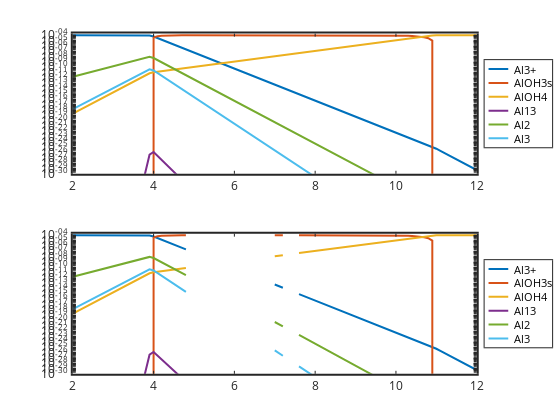

This figure's notebook cell:
### Code cell
subplot(211)
semilogy(pH,Alp3,'linewidth',2,pH,AlLOH3Rs,'linewidth',2,pH,AlLOHR4m,'linewidth',2, ...
pH,Al13LOHR32p7,'linewidth',2,pH,Al2,'linewidth',2,pH,Al3,'linewidth',2)
 set(gca,'linewidth',2,'fontsize',12)
legend('Al3+','AlOH3s','AlOH4','Al13','Al2','Al3','location','eastoutside')
axis([2 12 1e-30 2e-4])

subplot(212)
semilogy(pH,PAlp3,'linewidth',2,pH,PAlLOH3Rs,'linewidth',2,pH,PAlLOHR4m,'linewidth',2, ...
pH,PAl13LOHR32p7,'linewidth',2,pH,PAl2,'linewidth',2,pH,PAl3,'linewidth',2)
set(gca,'linewidth',2,'fontsize',12)
legend('Al3+','AlOH3s','AlOH4','Al13','Al2','Al3','location','eastoutside')
axis([2 12 1e-30 2e-4])

### Figure 1 — Plotly figure (JSON) as saved in the notebook; plotly's stock layout.template omitted (floating-point values rounded to 4 significant figures; data arrays with more than 128 entries replaced by an {"elided": "..."} marker saying what was removed)
{"data": [{"line": {"color": "rgb(0,113,188)", "dash": "solid", "width": 2}, "marker": {"color": "rgb(0,113,188)", "line": {"color": "rgb(0,113,188)"}, "size": 6, "symbol": "none"}, "mode": "lines", "name": "Al3+", "showlegend": true, "type": "scatter", "visibility": true, "x": [2, 2.1, 2.2, 2.3, 2.4, 2.5, 2.6, 2.7, 2.8, 2.9, 3, 3.1, 3.2, 3.3, 3.4, 3.5, 3.6, 3.7, 3.8, 3.9, 4, 4.1, 4.2, 4.3, 4.4, 4.5, 4.6, 4.7, 4.8, 4.9, 5, 5.1, 5.2, 5.3, 5.4, 5.5, 5.6, 5.7, 5.8, 5.9, 6, 6.1, 6.2, 6.3, 6.4, 6.5, 6.6, 6.7, 6.8, 6.9, 7, 7.1, 7.2, 7.3, 7.4, 7.5, 7.6, 7.7, 7.8, 7.9, 8, 8.1, 8.2, 8.3, 8.4, 8.5, 8.6, 8.7, 8.8, 8.9, 9, 9.1, 9.2, 9.3, 9.4, 9.5, 9.6, 9.7, 9.8, 9.9, 10, 10.1, 10.2, 10.3, 10.4, 10.5, 10.6, 10.7, 10.8, 10.9, 11, 11.1, 11.2, 11.3, 11.4, 11.5, 11.6, 11.7, 11.8, 11.9, 12], "xaxis": "x", "y": [9.989e-05, 9.986e-05, 9.983e-05, 9.978e-05, 9.972e-05, 9.965e-05, 9.956e-05, 9.945e-05, 9.931e-05, 9.913e-05, 9.891e-05, 9.862e-05, 9.827e-05, 9.783e-05, 9.729e-05, 9.66e-05, 9.575e-05, 9.469e-05, 9.339e-05, 9.179e-05, 5.702e-05, 2.858e-05, 1.432e-05, 7.178e-06, 3.597e-06, 1.803e-06, 9.036e-07, 4.529e-07, 2.27e-07, 1.138e-07, 5.702e-08, 2.858e-08, 1.432e-08, 7.178e-09, 3.597e-09, 1.803e-09, 9.036e-10, 4.529e-10, 2.27e-10, 1.138e-10, 5.702e-11, 2.858e-11, 1.432e-11, 7.178e-12, 3.597e-12, 1.803e-12, 9.036e-13, 4.529e-13, 2.27e-13, 1.138e-13, 5.702e-14, 2.858e-14, 1.432e-14, 7.178e-15, 3.597e-15, 1.803e-15, 9.036e-16, 4.529e-16, 2.27e-16, 1.138e-16, 5.702e-17, 2.858e-17, 1.432e-17, 7.178e-18, 3.597e-18, 1.803e-18, 9.036e-19, 4.529e-19, 2.27e-19, 1.138e-19, 5.702e-20, 2.858e-20, 1.432e-20, 7.178e-21, 3.597e-21, 1.803e-21, 9.036e-22, 4.529e-22, 2.27e-22, 1.138e-22, 5.702e-23, 2.858e-23, 1.432e-23, 7.178e-24, 3.597e-24, 1.803e-24, 9.036e-25, 4.529e-25, 2.27e-25, 1.138e-25, 5.012e-26, 1.995e-26, 7.943e-27, 3.162e-27, 1.259e-27, 5.012e-28, 1.995e-28, 7.943e-29, 3.162e-29, 1.259e-29, 5.012e-30], "yaxis": "y"}, {"line": {"color": "rgb(216,82,24)", "dash": "solid", "width": 2}, "marker": {"color": "rgb(216,82,24)", "line": {"color": "rgb(216,82,24)"}, "size": 6, "symbol": "none"}, "mode": "lines", "name": "AlOH3s", "showlegend": true, "type": "scatter", "visibility": true, "x": [2, 2.1, 2.2, 2.3, 2.4, 2.5, 2.6, 2.7, 2.8, 2.9, 3, 3.1, 3.2, 3.3, 3.4, 3.5, 3.6, 3.7, 3.8, 3.9, 4, 4.1, 4.2, 4.3, 4.4, 4.5, 4.6, 4.7, 4.8, 4.9, 5, 5.1, 5.2, 5.3, 5.4, 5.5, 5.6, 5.7, 5.8, 5.9, 6, 6.1, 6.2, 6.3, 6.4, 6.5, 6.6, 6.7, 6.8, 6.9, 7, 7.1, 7.2, 7.3, 7.4, 7.5, 7.6, 7.7, 7.8, 7.9, 8, 8.1, 8.2, 8.3, 8.4, 8.5, 8.6, 8.7, 8.8, 8.9, 9, 9.1, 9.2, 9.3, 9.4, 9.5, 9.6, 9.7, 9.8, 9.9, 10, 10.1, 10.2, 10.3, 10.4, 10.5, 10.6, 10.7, 10.8, 10.9, 11, 11.1, 11.2, 11.3, 11.4, 11.5, 11.6, 11.7, 11.8, 11.9, 12], "xaxis": "x", "y": [0, 0, 0, 0, 0, 0, 0, 0, 0, 0, 0, 0, 0, 0, 0, 0, 0, 0, 0, 0, 3.653e-05, 6.733e-05, 8.308e-05, 9.117e-05, 9.535e-05, 9.752e-05, 9.866e-05, 9.927e-05, 9.959e-05, 9.977e-05, 9.987e-05, 9.992e-05, 9.995e-05, 9.997e-05, 9.998e-05, 9.999e-05, 9.999e-05, 9.999e-05, 0.0001, 0.0001, 0.0001, 0.0001, 0.0001, 0.0001, 0.0001, 0.0001, 0.0001, 9.999e-05, 9.999e-05, 9.999e-05, 9.999e-05, 9.999e-05, 9.998e-05, 9.998e-05, 9.997e-05, 9.996e-05, 9.995e-05, 9.994e-05, 9.993e-05, 9.991e-05, 9.989e-05, 9.986e-05, 9.982e-05, 9.977e-05, 9.971e-05, 9.964e-05, 9.955e-05, 9.943e-05, 9.928e-05, 9.91e-05, 9.886e-05, 9.857e-05, 9.82e-05, 9.773e-05, 9.714e-05, 9.64e-05, 9.547e-05, 9.43e-05, 9.282e-05, 9.096e-05, 8.862e-05, 8.568e-05, 8.197e-05, 7.73e-05, 7.142e-05, 6.403e-05, 5.471e-05, 4.298e-05, 2.822e-05, 9.635e-06, 0, 0, 0, 0, 0, 0, 0, 0, 0, 0, 0], "yaxis": "y"}, {"line": {"color": "rgb(236,176,31)", "dash": "solid", "width": 2}, "marker": {"color": "rgb(236,176,31)", "line": {"color": "rgb(236,176,31)"}, "size": 6, "symbol": "none"}, "mode": "lines", "name": "AlOH4", "showlegend": true, "type": "scatter", "visibility": true, "x": [2, 2.1, 2.2, 2.3, 2.4, 2.5, 2.6, 2.7, 2.8, 2.9, 3, 3.1, 3.2, 3.3, 3.4, 3.5, 3.6, 3.7, 3.8, 3.9, 4, 4.1, 4.2, 4.3, 4.4, 4.5, 4.6, 4.7, 4.8, 4.9, 5, 5.1, 5.2, 5.3, 5.4, 5.5, 5.6, 5.7, 5.8, 5.9, 6, 6.1, 6.2, 6.3, 6.4, 6.5, 6.6, 6.7, 6.8, 6.9, 7, 7.1, 7.2, 7.3, 7.4, 7.5, 7.6, 7.7, 7.8, 7.9, 8, 8.1, 8.2, 8.3, 8.4, 8.5, 8.6, 8.7, 8.8, 8.9, 9, 9.1, 9.2, 9.3, 9.4, 9.5, 9.6, 9.7, 9.8, 9.9, 10, 10.1, 10.2, 10.3, 10.4, 10.5, 10.6, 10.7, 10.8, 10.9, 11, 11.1, 11.2, 11.3, 11.4, 11.5, 11.6, 11.7, 11.8, 11.9, 12], "xaxis": "x", "y": [1.993e-19, 5.005e-19, 1.257e-18, 3.155e-18, 7.921e-18, 1.988e-17, 4.99e-17, 1.252e-16, 3.14e-16, 7.874e-16, 1.973e-15, 4.943e-15, 1.237e-14, 3.094e-14, 7.728e-14, 1.927e-13, 4.799e-13, 1.192e-12, 2.953e-12, 7.291e-12, 1.138e-11, 1.432e-11, 1.803e-11, 2.27e-11, 2.858e-11, 3.597e-11, 4.529e-11, 5.702e-11, 7.178e-11, 9.036e-11, 1.138e-10, 1.432e-10, 1.803e-10, 2.27e-10, 2.858e-10, 3.597e-10, 4.529e-10, 5.702e-10, 7.178e-10, 9.036e-10, 1.138e-09, 1.432e-09, 1.803e-09, 2.27e-09, 2.858e-09, 3.597e-09, 4.529e-09, 5.702e-09, 7.178e-09, 9.036e-09, 1.138e-08, 1.432e-08, 1.803e-08, 2.27e-08, 2.858e-08, 3.597e-08, 4.529e-08, 5.702e-08, 7.178e-08, 9.036e-08, 1.138e-07, 1.432e-07, 1.803e-07, 2.27e-07, 2.858e-07, 3.597e-07, 4.529e-07, 5.702e-07, 7.178e-07, 9.036e-07, 1.138e-06, 1.432e-06, 1.803e-06, 2.27e-06, 2.858e-06, 3.597e-06, 4.529e-06, 5.702e-06, 7.178e-06, 9.036e-06, 1.138e-05, 1.432e-05, 1.803e-05, 2.27e-05, 2.858e-05, 3.597e-05, 4.529e-05, 5.702e-05, 7.178e-05, 9.036e-05, 0.0001, 0.0001, 0.0001, 0.0001, 0.0001, 0.0001, 0.0001, 0.0001, 0.0001, 0.0001, 0.0001], "yaxis": "y"}, {"line": {"color": "rgb(125,46,141)", "dash": "solid", "width": 2}, "marker": {"color": "rgb(125,46,141)", "line": {"color": "rgb(125,46,141)"}, "size": 6, "symbol": "none"}, "mode": "lines", "name": "Al13", "showlegend": true, "type": "scatter", "visibility": true, "x": [2, 2.1, 2.2, 2.3, 2.4, 2.5, 2.6, 2.7, 2.8, 2.9, 3, 3.1, 3.2, 3.3, 3.4, 3.5, 3.6, 3.7, 3.8, 3.9, 4, 4.1, 4.2, 4.3, 4.4, 4.5, 4.6, 4.7, 4.8, 4.9, 5, 5.1, 5.2, 5.3, 5.4, 5.5, 5.6, 5.7, 5.8, 5.9, 6, 6.1, 6.2, 6.3, 6.4, 6.5, 6.6, 6.7, 6.8, 6.9, 7, 7.1, 7.2, 7.3, 7.4, 7.5, 7.6, 7.7, 7.8, 7.9, 8, 8.1, 8.2, 8.3, 8.4, 8.5, 8.6, 8.7, 8.8, 8.9, 9, 9.1, 9.2, 9.3, 9.4, 9.5, 9.6, 9.7, 9.8, 9.9, 10, 10.1, 10.2, 10.3, 10.4, 10.5, 10.6, 10.7, 10.8, 10.9, 11, 11.1, 11.2, 11.3, 11.4, 11.5, 11.6, 11.7, 11.8, 11.9, 12], "xaxis": "x", "y": [1.836e-87, 2.898e-84, 4.572e-81, 7.204e-78, 1.133e-74, 1.78e-71, 2.788e-68, 4.353e-65, 6.773e-62, 1.049e-58, 1.614e-55, 2.465e-52, 3.73e-49, 5.577e-46, 8.215e-43, 1.188e-39, 1.678e-36, 2.302e-33, 3.047e-30, 3.856e-27, 1.253e-26, 2.5e-27, 4.989e-28, 9.954e-29, 1.986e-29, 3.963e-30, 7.907e-31, 1.578e-31, 3.148e-32, 6.281e-33, 1.253e-33, 2.5e-34, 4.989e-35, 9.954e-36, 1.986e-36, 3.963e-37, 7.907e-38, 1.578e-38, 3.148e-39, 6.281e-40, 1.253e-40, 2.5e-41, 4.989e-42, 9.954e-43, 1.986e-43, 3.963e-44, 7.907e-45, 1.578e-45, 3.148e-46, 6.281e-47, 1.253e-47, 2.5e-48, 4.989e-49, 9.954e-50, 1.986e-50, 3.963e-51, 7.907e-52, 1.578e-52, 3.148e-53, 6.281e-54, 1.253e-54, 2.5e-55, 4.989e-56, 9.954e-57, 1.986e-57, 3.963e-58, 7.907e-59, 1.578e-59, 3.148e-60, 6.281e-61, 1.253e-61, 2.5e-62, 4.989e-63, 9.954e-64, 1.986e-64, 3.963e-65, 7.907e-66, 1.578e-66, 3.148e-67, 6.281e-68, 1.253e-68, 2.5e-69, 4.989e-70, 9.954e-71, 1.986e-71, 3.963e-72, 7.907e-73, 1.578e-73, 3.148e-74, 6.281e-75, 2.344e-76, 2.344e-78, 2.344e-80, 2.344e-82, 2.344e-84, 2.344e-86, 2.344e-88, 2.344e-90, 2.344e-92, 2.344e-94, 2.344e-96], "yaxis": "y"}, {"line": {"color": "rgb(118,171,47)", "dash": "solid", "width": 2}, "marker": {"color": "rgb(118,171,47)", "line": {"color": "rgb(118,171,47)"}, "size": 6, "symbol": "none"}, "mode": "lines", "name": "Al2", "showlegend": true, "type": "scatter", "visibility": true, "x": [2, 2.1, 2.2, 2.3, 2.4, 2.5, 2.6, 2.7, 2.8, 2.9, 3, 3.1, 3.2, 3.3, 3.4, 3.5, 3.6, 3.7, 3.8, 3.9, 4, 4.1, 4.2, 4.3, 4.4, 4.5, 4.6, 4.7, 4.8, 4.9, 5, 5.1, 5.2, 5.3, 5.4, 5.5, 5.6, 5.7, 5.8, 5.9, 6, 6.1, 6.2, 6.3, 6.4, 6.5, 6.6, 6.7, 6.8, 6.9, 7, 7.1, 7.2, 7.3, 7.4, 7.5, 7.6, 7.7, 7.8, 7.9, 8, 8.1, 8.2, 8.3, 8.4, 8.5, 8.6, 8.7, 8.8, 8.9, 9, 9.1, 9.2, 9.3, 9.4, 9.5, 9.6, 9.7, 9.8, 9.9, 10, 10.1, 10.2, 10.3, 10.4, 10.5, 10.6, 10.7, 10.8, 10.9, 11, 11.1, 11.2, 11.3, 11.4, 11.5, 11.6, 11.7, 11.8, 11.9, 12], "xaxis": "x", "y": [1.617e-12, 2.562e-12, 4.058e-12, 6.425e-12, 1.017e-11, 1.61e-11, 2.547e-11, 4.027e-11, 6.364e-11, 1.005e-10, 1.586e-10, 2.499e-10, 3.933e-10, 6.177e-10, 9.68e-10, 1.513e-09, 2.355e-09, 3.651e-09, 5.629e-09, 8.617e-09, 5.27e-09, 2.098e-09, 8.352e-10, 3.325e-10, 1.324e-10, 5.27e-11, 2.098e-11, 8.352e-12, 3.325e-12, 1.324e-12, 5.27e-13, 2.098e-13, 8.352e-14, 3.325e-14, 1.324e-14, 5.27e-15, 2.098e-15, 8.352e-16, 3.325e-16, 1.324e-16, 5.27e-17, 2.098e-17, 8.352e-18, 3.325e-18, 1.324e-18, 5.27e-19, 2.098e-19, 8.352e-20, 3.325e-20, 1.324e-20, 5.27e-21, 2.098e-21, 8.352e-22, 3.325e-22, 1.324e-22, 5.27e-23, 2.098e-23, 8.352e-24, 3.325e-24, 1.324e-24, 5.27e-25, 2.098e-25, 8.352e-26, 3.325e-26, 1.324e-26, 5.27e-27, 2.098e-27, 8.352e-28, 3.325e-28, 1.324e-28, 5.27e-29, 2.098e-29, 8.352e-30, 3.325e-30, 1.324e-30, 5.27e-31, 2.098e-31, 8.352e-32, 3.325e-32, 1.324e-32, 5.27e-33, 2.098e-33, 8.352e-34, 3.325e-34, 1.324e-34, 5.27e-35, 2.098e-35, 8.352e-36, 3.325e-36, 1.324e-36, 4.072e-37, 1.023e-37, 2.569e-38, 6.454e-39, 1.621e-39, 4.072e-40, 1.023e-40, 2.569e-41, 6.454e-42, 1.621e-42, 4.072e-43], "yaxis": "y"}, {"line": {"color": "rgb(76,189,237)", "dash": "solid", "width": 2}, "marker": {"color": "rgb(76,189,237)", "line": {"color": "rgb(76,189,237)"}, "size": 6, "symbol": "none"}, "mode": "lines", "name": "Al3", "showlegend": true, "type": "scatter", "visibility": true, "x": [2, 2.1, 2.2, 2.3, 2.4, 2.5, 2.6, 2.7, 2.8, 2.9, 3, 3.1, 3.2, 3.3, 3.4, 3.5, 3.6, 3.7, 3.8, 3.9, 4, 4.1, 4.2, 4.3, 4.4, 4.5, 4.6, 4.7, 4.8, 4.9, 5, 5.1, 5.2, 5.3, 5.4, 5.5, 5.6, 5.7, 5.8, 5.9, 6, 6.1, 6.2, 6.3, 6.4, 6.5, 6.6, 6.7, 6.8, 6.9, 7, 7.1, 7.2, 7.3, 7.4, 7.5, 7.6, 7.7, 7.8, 7.9, 8, 8.1, 8.2, 8.3, 8.4, 8.5, 8.6, 8.7, 8.8, 8.9, 9, 9.1, 9.2, 9.3, 9.4, 9.5, 9.6, 9.7, 9.8, 9.9, 10, 10.1, 10.2, 10.3, 10.4, 10.5, 10.6, 10.7, 10.8, 10.9, 11, 11.1, 11.2, 11.3, 11.4, 11.5, 11.6, 11.7, 11.8, 11.9, 12], "xaxis": "x", "y": [1.313e-18, 3.295e-18, 8.268e-18, 2.074e-17, 5.201e-17, 1.304e-16, 3.266e-16, 8.175e-16, 2.045e-15, 5.109e-15, 1.275e-14, 3.174e-14, 7.889e-14, 1.955e-13, 4.829e-13, 1.188e-12, 2.905e-12, 7.058e-12, 1.701e-11, 4.056e-11, 2.442e-11, 7.721e-12, 2.442e-12, 7.721e-13, 2.442e-13, 7.721e-14, 2.442e-14, 7.721e-15, 2.442e-15, 7.721e-16, 2.442e-16, 7.721e-17, 2.442e-17, 7.721e-18, 2.442e-18, 7.721e-19, 2.442e-19, 7.721e-20, 2.442e-20, 7.721e-21, 2.442e-21, 7.721e-22, 2.442e-22, 7.721e-23, 2.442e-23, 7.721e-24, 2.442e-24, 7.721e-25, 2.442e-25, 7.721e-26, 2.442e-26, 7.721e-27, 2.442e-27, 7.721e-28, 2.442e-28, 7.721e-29, 2.442e-29, 7.721e-30, 2.442e-30, 7.721e-31, 2.442e-31, 7.721e-32, 2.442e-32, 7.721e-33, 2.442e-33, 7.721e-34, 2.442e-34, 7.721e-35, 2.442e-35, 7.721e-36, 2.442e-36, 7.721e-37, 2.442e-37, 7.721e-38, 2.442e-38, 7.721e-39, 2.442e-39, 7.721e-40, 2.442e-40, 7.721e-41, 2.442e-41, 7.721e-42, 2.442e-42, 7.721e-43, 2.442e-43, 7.721e-44, 2.442e-44, 7.721e-45, 2.442e-45, 7.721e-46, 1.658e-46, 2.628e-47, 4.166e-48, 6.602e-49, 1.046e-49, 1.658e-50, 2.628e-51, 4.166e-52, 6.602e-53, 1.046e-53, 1.658e-54], "yaxis": "y"}, {"hoverinfo": "none", "line": {"color": "rgb(0,113,188)", "dash": "solid", "width": 2}, "marker": {"color": "rgb(0,113,188)", "line": {"color": "rgb(0,113,188)"}, "size": 6, "symbol": "none"}, "mode": "lines", "name": "", "showlegend": false, "type": "scatter", "visibility": true, "x": [3, 18], "xaxis": "x2", "y": [6.78, 6.78], "yaxis": "y2"}, {"hoverinfo": "none", "line": {"color": "rgb(216,82,24)", "dash": "solid", "width": 2}, "marker": {"color": "rgb(216,82,24)", "line": {"color": "rgb(216,82,24)"}, "size": 6, "symbol": "none"}, "mode": "lines", "name": "", "showlegend": false, "type": "scatter", "visibility": true, "x": [3, 18], "xaxis": "x2", "y": [17.34, 17.34], "yaxis": "y2"}, {"hoverinfo": "none", "line": {"color": "rgb(236,176,31)", "dash": "solid", "width": 2}, "marker": {"color": "rgb(236,176,31)", "line": {"color": "rgb(236,176,31)"}, "size": 6, "symbol": "none"}, "mode": "lines", "name": "", "showlegend": false, "type": "scatter", "visibility": true, "x": [3, 18], "xaxis": "x2", "y": [27.9, 27.9], "yaxis": "y2"}, {"hoverinfo": "none", "line": {"color": "rgb(125,46,141)", "dash": "solid", "width": 2}, "marker": {"color": "rgb(125,46,141)", "line": {"color": "rgb(125,46,141)"}, "size": 6, "symbol": "none"}, "mode": "lines", "name": "", "showlegend": false, "type": "scatter", "visibility": true, "x": [3, 18], "xaxis": "x2", "y": [38.46, 38.46], "yaxis": "y2"}, {"hoverinfo": "none", "line": {"color": "rgb(118,171,47)", "dash": "solid", "width": 2}, "marker": {"color": "rgb(118,171,47)", "line": {"color": "rgb(118,171,47)"}, "size": 6, "symbol": "none"}, "mode": "lines", "name": "", "showlegend": false, "type": "scatter", "visibility": true, "x": [3, 18], "xaxis": "x2", "y": [49.02, 49.02], "yaxis": "y2"}, {"hoverinfo": "none", "line": {"color": "rgb(76,189,237)", "dash": "solid", "width": 2}, "marker": {"color": "rgb(76,189,237)", "line": {"color": "rgb(76,189,237)"}, "size": 6, "symbol": "none"}, "mode": "lines", "name": "", "showlegend": false, "type": "scatter", "visibility": true, "x": [3, 18], "xaxis": "x2", "y": [59.58, 59.58], "yaxis": "y2"}, {"line": {"color": "rgb(0,113,188)", "dash": "solid", "width": 2}, "marker": {"color": "rgb(0,113,188)", "line": {"color": "rgb(0,113,188)"}, "size": 6, "symbol": "none"}, "mode": "lines", "name": "Al3+", "showlegend": true, "type": "scatter", "visibility": true, "x": [2, 2.1, 2.2, 2.3, 2.4, 2.5, 2.6, 2.7, 2.8, 2.9, 3, 3.1, 3.2, 3.3, 3.4, 3.5, 3.6, 3.7, 3.8, 3.9, 4, 4.1, 4.2, 4.3, 4.4, 4.5, 4.6, 4.7, 4.8, 4.9, 5, 5.1, 5.2, 5.3, 5.4, 5.5, 5.6, 5.7, 5.8, 5.9, 6, 6.1, 6.2, 6.3, 6.4, 6.5, 6.6, 6.7, 6.8, 6.9, 7, 7.1, 7.2, 7.3, 7.4, 7.5, 7.6, 7.7, 7.8, 7.9, 8, 8.1, 8.2, 8.3, 8.4, 8.5, 8.6, 8.7, 8.8, 8.9, 9, 9.1, 9.2, 9.3, 9.4, 9.5, 9.6, 9.7, 9.8, 9.9, 10, 10.1, 10.2, 10.3, 10.4, 10.5, 10.6, 10.7, 10.8, 10.9, 11, 11.1, 11.2, 11.3, 11.4, 11.5, 11.6, 11.7, 11.8, 11.9, 12], "xaxis": "x3", "y": [9.989e-05, 9.986e-05, 9.983e-05, 9.978e-05, 9.972e-05, 9.965e-05, 9.956e-05, 9.945e-05, 9.931e-05, 9.913e-05, 9.891e-05, 9.863e-05, 9.827e-05, 9.783e-05, 9.729e-05, 9.66e-05, 9.575e-05, 9.469e-05, 9.339e-05, 9.179e-05, 5.702e-05, 2.858e-05, 1.432e-05, 7.178e-06, 3.598e-06, 1.803e-06, 9.037e-07, 4.529e-07, 2.27e-07, null, null, null, null, null, null, 1.803e-09, null, null, null, null, null, null, null, null, 3.598e-12, null, null, null, null, null, 5.702e-14, 2.858e-14, 1.432e-14, null, 3.598e-15, null, 9.037e-16, 4.529e-16, 2.27e-16, 1.138e-16, 5.702e-17, 2.858e-17, 1.432e-17, 7.178e-18, 3.598e-18, 1.803e-18, 9.037e-19, 4.529e-19, 2.27e-19, 1.138e-19, 5.702e-20, 2.858e-20, 1.432e-20, 7.178e-21, 3.598e-21, 1.803e-21, 9.037e-22, 4.529e-22, 2.27e-22, 1.138e-22, 5.702e-23, 2.858e-23, 1.432e-23, 7.178e-24, 3.598e-24, 1.803e-24, 9.037e-25, 4.529e-25, 2.27e-25, 1.138e-25, 5.013e-26, 1.996e-26, 7.945e-27, 3.163e-27, 1.259e-27, 5.013e-28, 1.996e-28, 7.947e-29, 3.164e-29, 1.26e-29, 5.016e-30], "yaxis": "y3"}, {"line": {"color": "rgb(216,82,24)", "dash": "solid", "width": 2}, "marker": {"color": "rgb(216,82,24)", "line": {"color": "rgb(216,82,24)"}, "size": 6, "symbol": "none"}, "mode": "lines", "name": "AlOH3s", "showlegend": true, "type": "scatter", "visibility": true, "x": [2, 2.1, 2.2, 2.3, 2.4, 2.5, 2.6, 2.7, 2.8, 2.9, 3, 3.1, 3.2, 3.3, 3.4, 3.5, 3.6, 3.7, 3.8, 3.9, 4, 4.1, 4.2, 4.3, 4.4, 4.5, 4.6, 4.7, 4.8, 4.9, 5, 5.1, 5.2, 5.3, 5.4, 5.5, 5.6, 5.7, 5.8, 5.9, 6, 6.1, 6.2, 6.3, 6.4, 6.5, 6.6, 6.7, 6.8, 6.9, 7, 7.1, 7.2, 7.3, 7.4, 7.5, 7.6, 7.7, 7.8, 7.9, 8, 8.1, 8.2, 8.3, 8.4, 8.5, 8.6, 8.7, 8.8, 8.9, 9, 9.1, 9.2, 9.3, 9.4, 9.5, 9.6, 9.7, 9.8, 9.9, 10, 10.1, 10.2, 10.3, 10.4, 10.5, 10.6, 10.7, 10.8, 10.9, 11, 11.1, 11.2, 11.3, 11.4, 11.5, 11.6, 11.7, 11.8, 11.9, 12], "xaxis": "x3", "y": [0, 0, 0, 0, 0, 0, 0, 0, 0, 0, 0, 0, 0, 0, 0, 0, 0, 0, 0, 0, 3.653e-05, 6.733e-05, 8.308e-05, 9.117e-05, 9.535e-05, 9.752e-05, 9.866e-05, 9.927e-05, 9.959e-05, null, null, null, null, null, null, 9.999e-05, null, null, null, null, null, null, null, null, 0.0001, null, null, null, null, null, 9.999e-05, 9.999e-05, 9.998e-05, null, 9.997e-05, null, 9.995e-05, 9.994e-05, 9.993e-05, 9.991e-05, 9.989e-05, 9.986e-05, 9.982e-05, 9.977e-05, 9.971e-05, 9.964e-05, 9.955e-05, 9.943e-05, 9.928e-05, 9.91e-05, 9.886e-05, 9.857e-05, 9.82e-05, 9.773e-05, 9.714e-05, 9.64e-05, 9.547e-05, 9.43e-05, 9.282e-05, 9.096e-05, 8.862e-05, 8.568e-05, 8.197e-05, 7.73e-05, 7.142e-05, 6.403e-05, 5.471e-05, 4.299e-05, 2.822e-05, 9.638e-06, 0, 0, 0, 0, 0, 0, 0, 0, 0, 0, 0], "yaxis": "y3"}, {"line": {"color": "rgb(236,176,31)", "dash": "solid", "width": 2}, "marker": {"color": "rgb(236,176,31)", "line": {"color": "rgb(236,176,31)"}, "size": 6, "symbol": "none"}, "mode": "lines", "name": "AlOH4", "showlegend": true, "type": "scatter", "visibility": true, "x": [2, 2.1, 2.2, 2.3, 2.4, 2.5, 2.6, 2.7, 2.8, 2.9, 3, 3.1, 3.2, 3.3, 3.4, 3.5, 3.6, 3.7, 3.8, 3.9, 4, 4.1, 4.2, 4.3, 4.4, 4.5, 4.6, 4.7, 4.8, 4.9, 5, 5.1, 5.2, 5.3, 5.4, 5.5, 5.6, 5.7, 5.8, 5.9, 6, 6.1, 6.2, 6.3, 6.4, 6.5, 6.6, 6.7, 6.8, 6.9, 7, 7.1, 7.2, 7.3, 7.4, 7.5, 7.6, 7.7, 7.8, 7.9, 8, 8.1, 8.2, 8.3, 8.4, 8.5, 8.6, 8.7, 8.8, 8.9, 9, 9.1, 9.2, 9.3, 9.4, 9.5, 9.6, 9.7, 9.8, 9.9, 10, 10.1, 10.2, 10.3, 10.4, 10.5, 10.6, 10.7, 10.8, 10.9, 11, 11.1, 11.2, 11.3, 11.4, 11.5, 11.6, 11.7, 11.8, 11.9, 12], "xaxis": "x3", "y": [1.992e-19, 5.002e-19, 1.256e-18, 3.154e-18, 7.918e-18, 1.988e-17, 4.989e-17, 1.252e-16, 3.14e-16, 7.873e-16, 1.973e-15, 4.942e-15, 1.237e-14, 3.093e-14, 7.727e-14, 1.927e-13, 4.798e-13, 1.192e-12, 2.953e-12, 7.29e-12, 1.138e-11, 1.432e-11, 1.803e-11, 2.27e-11, 2.858e-11, 3.597e-11, 4.529e-11, 5.702e-11, 7.178e-11, null, null, null, null, null, null, 3.597e-10, null, null, null, null, null, null, null, null, 2.858e-09, null, null, null, null, null, 1.138e-08, 1.432e-08, 1.803e-08, null, 2.858e-08, null, 4.529e-08, 5.702e-08, 7.178e-08, 9.036e-08, 1.138e-07, 1.432e-07, 1.803e-07, 2.27e-07, 2.858e-07, 3.597e-07, 4.529e-07, 5.702e-07, 7.178e-07, 9.036e-07, 1.138e-06, 1.432e-06, 1.803e-06, 2.27e-06, 2.858e-06, 3.597e-06, 4.529e-06, 5.702e-06, 7.178e-06, 9.036e-06, 1.138e-05, 1.432e-05, 1.803e-05, 2.27e-05, 2.858e-05, 3.597e-05, 4.529e-05, 5.701e-05, 7.178e-05, 9.036e-05, 0.0001, 0.0001, 0.0001, 0.0001, 0.0001, 0.0001, 0.0001, 0.0001, 0.0001, 0.0001, 0.0001], "yaxis": "y3"}, {"line": {"color": "rgb(125,46,141)", "dash": "solid", "width": 2}, "marker": {"color": "rgb(125,46,141)", "line": {"color": "rgb(125,46,141)"}, "size": 6, "symbol": "none"}, "mode": "lines", "name": "Al13", "showlegend": true, "type": "scatter", "visibility": true, "x": [2, 2.1, 2.2, 2.3, 2.4, 2.5, 2.6, 2.7, 2.8, 2.9, 3, 3.1, 3.2, 3.3, 3.4, 3.5, 3.6, 3.7, 3.8, 3.9, 4, 4.1, 4.2, 4.3, 4.4, 4.5, 4.6, 4.7, 4.8, 4.9, 5, 5.1, 5.2, 5.3, 5.4, 5.5, 5.6, 5.7, 5.8, 5.9, 6, 6.1, 6.2, 6.3, 6.4, 6.5, 6.6, 6.7, 6.8, 6.9, 7, 7.1, 7.2, 7.3, 7.4, 7.5, 7.6, 7.7, 7.8, 7.9, 8, 8.1, 8.2, 8.3, 8.4, 8.5, 8.6, 8.7, 8.8, 8.9, 9, 9.1, 9.2, 9.3, 9.4, 9.5, 9.6, 9.7, 9.8, 9.9, 10, 10.1, 10.2, 10.3, 10.4, 10.5, 10.6, 10.7, 10.8, 10.9, 11, 11.1, 11.2, 11.3, 11.4, 11.5, 11.6, 11.7, 11.8, 11.9, 12], "xaxis": "x3", "y": [0, 0, 0, 0, 0, 0, 0, 0, 0, 0, 0, 0, 0, 0, 0, 1.187e-39, 1.677e-36, 2.301e-33, 3.045e-30, 3.854e-27, 1.253e-26, 2.501e-27, 4.989e-28, 9.955e-29, 1.986e-29, 3.963e-30, 7.908e-31, 1.578e-31, 3.148e-32, null, null, null, null, null, null, 3.963e-37, null, null, null, null, null, null, null, null, 0, null, null, null, null, null, 0, 0, 0, null, 0, null, 0, 0, 0, 0, 0, 0, 0, 0, 0, 0, 0, 0, 0, 0, 0, 0, 0, 0, 0, 0, 0, 0, 0, 0, 0, 0, 0, 0, 0, 0, 0, 0, 0, 0, 0, 0, 0, 0, 0, 0, 0, 0, 0, 0, 0], "yaxis": "y3"}, {"line": {"color": "rgb(118,171,47)", "dash": "solid", "width": 2}, "marker": {"color": "rgb(118,171,47)", "line": {"color": "rgb(118,171,47)"}, "size": 6, "symbol": "none"}, "mode": "lines", "name": "Al2", "showlegend": true, "type": "scatter", "visibility": true, "x": [2, 2.1, 2.2, 2.3, 2.4, 2.5, 2.6, 2.7, 2.8, 2.9, 3, 3.1, 3.2, 3.3, 3.4, 3.5, 3.6, 3.7, 3.8, 3.9, 4, 4.1, 4.2, 4.3, 4.4, 4.5, 4.6, 4.7, 4.8, 4.9, 5, 5.1, 5.2, 5.3, 5.4, 5.5, 5.6, 5.7, 5.8, 5.9, 6, 6.1, 6.2, 6.3, 6.4, 6.5, 6.6, 6.7, 6.8, 6.9, 7, 7.1, 7.2, 7.3, 7.4, 7.5, 7.6, 7.7, 7.8, 7.9, 8, 8.1, 8.2, 8.3, 8.4, 8.5, 8.6, 8.7, 8.8, 8.9, 9, 9.1, 9.2, 9.3, 9.4, 9.5, 9.6, 9.7, 9.8, 9.9, 10, 10.1, 10.2, 10.3, 10.4, 10.5, 10.6, 10.7, 10.8, 10.9, 11, 11.1, 11.2, 11.3, 11.4, 11.5, 11.6, 11.7, 11.8, 11.9, 12], "xaxis": "x3", "y": [1.617e-12, 2.561e-12, 4.057e-12, 6.424e-12, 1.017e-11, 1.61e-11, 2.546e-11, 4.027e-11, 6.364e-11, 1.005e-10, 1.586e-10, 2.499e-10, 3.932e-10, 6.177e-10, 9.68e-10, 1.513e-09, 2.355e-09, 3.651e-09, 5.628e-09, 8.617e-09, 5.27e-09, 2.098e-09, 8.353e-10, 3.325e-10, 1.324e-10, 5.27e-11, 2.098e-11, 8.353e-12, 3.325e-12, null, null, null, null, null, null, 5.27e-15, null, null, null, null, null, null, null, null, 1.324e-18, null, null, null, null, null, 5.27e-21, 2.098e-21, 8.353e-22, null, 1.324e-22, null, 2.098e-23, 8.353e-24, 3.325e-24, 1.324e-24, 5.27e-25, 2.098e-25, 8.353e-26, 3.325e-26, 1.324e-26, 5.27e-27, 2.098e-27, 8.353e-28, 3.325e-28, 1.324e-28, 5.27e-29, 2.098e-29, 8.353e-30, 3.325e-30, 1.324e-30, 5.27e-31, 2.098e-31, 8.353e-32, 3.325e-32, 1.324e-32, 5.27e-33, 2.098e-33, 8.353e-34, 3.325e-34, 1.324e-34, 5.27e-35, 2.098e-35, 8.353e-36, 3.325e-36, 1.324e-36, 4.073e-37, 1.023e-37, 2.57e-38, 6.456e-39, 1.622e-39, 4.074e-40, 1.023e-40, 0, 0, 0, 0], "yaxis": "y3"}, {"line": {"color": "rgb(76,189,237)", "dash": "solid", "width": 2}, "marker": {"color": "rgb(76,189,237)", "line": {"color": "rgb(76,189,237)"}, "size": 6, "symbol": "none"}, "mode": "lines", "name": "Al3", "showlegend": true, "type": "scatter", "visibility": true, "x": [2, 2.1, 2.2, 2.3, 2.4, 2.5, 2.6, 2.7, 2.8, 2.9, 3, 3.1, 3.2, 3.3, 3.4, 3.5, 3.6, 3.7, 3.8, 3.9, 4, 4.1, 4.2, 4.3, 4.4, 4.5, 4.6, 4.7, 4.8, 4.9, 5, 5.1, 5.2, 5.3, 5.4, 5.5, 5.6, 5.7, 5.8, 5.9, 6, 6.1, 6.2, 6.3, 6.4, 6.5, 6.6, 6.7, 6.8, 6.9, 7, 7.1, 7.2, 7.3, 7.4, 7.5, 7.6, 7.7, 7.8, 7.9, 8, 8.1, 8.2, 8.3, 8.4, 8.5, 8.6, 8.7, 8.8, 8.9, 9, 9.1, 9.2, 9.3, 9.4, 9.5, 9.6, 9.7, 9.8, 9.9, 10, 10.1, 10.2, 10.3, 10.4, 10.5, 10.6, 10.7, 10.8, 10.9, 11, 11.1, 11.2, 11.3, 11.4, 11.5, 11.6, 11.7, 11.8, 11.9, 12], "xaxis": "x3", "y": [1.312e-18, 3.293e-18, 8.264e-18, 2.073e-17, 5.199e-17, 1.303e-16, 3.265e-16, 8.173e-16, 2.044e-15, 5.108e-15, 1.274e-14, 3.174e-14, 7.888e-14, 1.955e-13, 4.828e-13, 1.187e-12, 2.904e-12, 7.057e-12, 1.7e-11, 4.055e-11, 2.442e-11, 7.722e-12, 2.442e-12, 7.722e-13, 2.442e-13, 7.722e-14, 2.442e-14, 7.722e-15, 2.442e-15, null, null, null, null, null, null, 7.722e-19, null, null, null, null, null, null, null, null, 2.442e-23, null, null, null, null, null, 2.442e-26, 7.722e-27, 2.442e-27, null, 2.442e-28, null, 2.442e-29, 7.722e-30, 2.442e-30, 7.722e-31, 2.442e-31, 7.722e-32, 2.442e-32, 7.722e-33, 2.442e-33, 7.722e-34, 2.442e-34, 7.722e-35, 2.442e-35, 7.722e-36, 2.442e-36, 7.722e-37, 2.442e-37, 7.722e-38, 2.442e-38, 7.722e-39, 2.442e-39, 7.722e-40, 2.442e-40, 0, 0, 0, 0, 0, 0, 0, 0, 0, 0, 0, 0, 0, 0, 0, 0, 0, 0, 0, 0, 0, 0], "yaxis": "y3"}, {"hoverinfo": "none", "line": {"color": "rgb(0,113,188)", "dash": "solid", "width": 2}, "marker": {"color": "rgb(0,113,188)", "line": {"color": "rgb(0,113,188)"}, "size": 6, "symbol": "none"}, "mode": "lines", "name": "", "showlegend": false, "type": "scatter", "visibility": true, "x": [3, 18], "xaxis": "x4", "y": [6.78, 6.78], "yaxis": "y4"}, {"hoverinfo": "none", "line": {"color": "rgb(216,82,24)", "dash": "solid", "width": 2}, "marker": {"color": "rgb(216,82,24)", "line": {"color": "rgb(216,82,24)"}, "size": 6, "symbol": "none"}, "mode": "lines", "name": "", "showlegend": false, "type": "scatter", "visibility": true, "x": [3, 18], "xaxis": "x4", "y": [17.34, 17.34], "yaxis": "y4"}, {"hoverinfo": "none", "line": {"color": "rgb(236,176,31)", "dash": "solid", "width": 2}, "marker": {"color": "rgb(236,176,31)", "line": {"color": "rgb(236,176,31)"}, "size": 6, "symbol": "none"}, "mode": "lines", "name": "", "showlegend": false, "type": "scatter", "visibility": true, "x": [3, 18], "xaxis": "x4", "y": [27.9, 27.9], "yaxis": "y4"}, {"hoverinfo": "none", "line": {"color": "rgb(125,46,141)", "dash": "solid", "width": 2}, "marker": {"color": "rgb(125,46,141)", "line": {"color": "rgb(125,46,141)"}, "size": 6, "symbol": "none"}, "mode": "lines", "name": "", "showlegend": false, "type": "scatter", "visibility": true, "x": [3, 18], "xaxis": "x4", "y": [38.46, 38.46], "yaxis": "y4"}, {"hoverinfo": "none", "line": {"color": "rgb(118,171,47)", "dash": "solid", "width": 2}, "marker": {"color": "rgb(118,171,47)", "line": {"color": "rgb(118,171,47)"}, "size": 6, "symbol": "none"}, "mode": "lines", "name": "", "showlegend": false, "type": "scatter", "visibility": true, "x": [3, 18], "xaxis": "x4", "y": [49.02, 49.02], "yaxis": "y4"}, {"hoverinfo": "none", "line": {"color": "rgb(76,189,237)", "dash": "solid", "width": 2}, "marker": {"color": "rgb(76,189,237)", "line": {"color": "rgb(76,189,237)"}, "size": 6, "symbol": "none"}, "mode": "lines", "name": "", "showlegend": false, "type": "scatter", "visibility": true, "x": [3, 18], "xaxis": "x4", "y": [59.58, 59.58], "yaxis": "y4"}], "layout": {"annotations": [{"font": {"color": "rgb(0,0,0)", "size": 10.8}, "showarrow": false, "text": "Al3+", "x": 21, "xanchor": "left", "xref": "x2", "y": 6.78, "yanchor": "middle", "yref": "y2"}, {"font": {"color": "rgb(0,0,0)", "size": 10.8}, "showarrow": false, "text": "AlOH3s", "x": 21, "xanchor": "left", "xref": "x2", "y": 17.34, "yanchor": "middle", "yref": "y2"}, {"font": {"color": "rgb(0,0,0)", "size": 10.8}, "showarrow": false, "text": "AlOH4", "x": 21, "xanchor": "left", "xref": "x2", "y": 27.9, "yanchor": "middle", "yref": "y2"}, {"font": {"color": "rgb(0,0,0)", "size": 10.8}, "showarrow": false, "text": "Al13", "x": 21, "xanchor": "left", "xref": "x2", "y": 38.46, "yanchor": "middle", "yref": "y2"}, {"font": {"color": "rgb(0,0,0)", "size": 10.8}, "showarrow": false, "text": "Al2", "x": 21, "xanchor": "left", "xref": "x2", "y": 49.02, "yanchor": "middle", "yref": "y2"}, {"font": {"color": "rgb(0,0,0)", "size": 10.8}, "showarrow": false, "text": "Al3", "x": 21, "xanchor": "left", "xref": "x2", "y": 59.58, "yanchor": "middle", "yref": "y2"}, {"font": {"color": "rgb(0,0,0)", "size": 10.8}, "showarrow": false, "text": "Al3+", "x": 21, "xanchor": "left", "xref": "x4", "y": 6.78, "yanchor": "middle", "yref": "y4"}, {"font": {"color": "rgb(0,0,0)", "size": 10.8}, "showarrow": false, "text": "AlOH3s", "x": 21, "xanchor": "left", "xref": "x4", "y": 17.34, "yanchor": "middle", "yref": "y4"}, {"font": {"color": "rgb(0,0,0)", "size": 10.8}, "showarrow": false, "text": "AlOH4", "x": 21, "xanchor": "left", "xref": "x4", "y": 27.9, "yanchor": "middle", "yref": "y4"}, {"font": {"color": "rgb(0,0,0)", "size": 10.8}, "showarrow": false, "text": "Al13", "x": 21, "xanchor": "left", "xref": "x4", "y": 38.46, "yanchor": "middle", "yref": "y4"}, {"font": {"color": "rgb(0,0,0)", "size": 10.8}, "showarrow": false, "text": "Al2", "x": 21, "xanchor": "left", "xref": "x4", "y": 49.02, "yanchor": "middle", "yref": "y4"}, {"font": {"color": "rgb(0,0,0)", "size": 10.8}, "showarrow": false, "text": "Al3", "x": 21, "xanchor": "left", "xref": "x4", "y": 59.58, "yanchor": "middle", "yref": "y4"}], "height": 420, "hovermode": "closest", "margin": {"b": 0, "l": 0, "r": 0, "t": 0}, "plot_bgcolor": "rgba(0,0,0,0)", "showlegend": false, "width": 560, "xaxis": {"anchor": "y", "autorange": false, "domain": [0.13, 0.8513], "exponentformat": "none", "gridcolor": "rgba(38,38,38,0.15)", "gridwidth": 2, "linecolor": "rgb(38,38,38)", "linewidth": 2, "mirror": "ticks", "range": [2, 12], "showgrid": false, "showline": true, "side": "bottom", "spikedash": "solid", "spikemode": "across", "spikesides": false, "spikethickness": 1, "tickangle": 0, "tickcolor": "rgb(38,38,38)", "tickfont": {"color": "rgb(38,38,38)", "size": 12}, "ticklen": 3, "ticks": "inside", "ticktext": ["2", "4", "6", "8", "10", "12"], "tickvals": [2, 4, 6, 8, 10, 12], "title": {"font": {"color": "rgb(0,0,0)", "size": 13.2}, "text": ""}, "type": "linear", "visible": true, "zeroline": false}, "xaxis2": {"anchor": "y2", "autorange": false, "domain": [0.8654, 0.9859], "exponentformat": "none", "fixedrange": true, "gridcolor": "rgba(38,38,38,0.15)", "gridwidth": 1, "linecolor": "rgb(38,38,38)", "linewidth": 1, "mirror": true, "range": [0, 51.42], "showgrid": false, "showline": true, "showspikes": false, "side": "bottom", "spikedash": "solid", "spikemode": "across", "spikesides": false, "spikethickness": 1, "tickangle": 0, "tickcolor": "rgb(38,38,38)", "tickfont": {"color": "rgb(38,38,38)", "size": 10.8}, "ticklen": 3, "ticks": "", "ticktext": [], "tickvals": [], "title": {"font": {"color": "rgb(0,0,0)", "size": 11.88}, "text": ""}, "type": "linear", "visible": true, "zeroline": false}, "xaxis3": {"anchor": "y3", "autorange": false, "domain": [0.13, 0.8513], "exponentformat": "none", "gridcolor": "rgba(38,38,38,0.15)", "gridwidth": 2, "linecolor": "rgb(38,38,38)", "linewidth": 2, "mirror": "ticks", "range": [2, 12], "showgrid": false, "showline": true, "side": "bottom", "spikedash": "solid", "spikemode": "across", "spikesides": false, "spikethickness": 1, "tickangle": 0, "tickcolor": "rgb(38,38,38)", "tickfont": {"color": "rgb(38,38,38)", "size": 12}, "ticklen": 3, "ticks": "inside", "ticktext": ["2", "4", "6", "8", "10", "12"], "tickvals": [2, 4, 6, 8, 10, 12], "title": {"font": {"color": "rgb(0,0,0)", "size": 13.2}, "text": ""}, "type": "linear", "visible": true, "zeroline": false}, "xaxis4": {"anchor": "y4", "autorange": false, "domain": [0.8654, 0.9859], "exponentformat": "none", "fixedrange": true, "gridcolor": "rgba(38,38,38,0.15)", "gridwidth": 1, "linecolor": "rgb(38,38,38)", "linewidth": 1, "mirror": true, "range": [0, 51.42], "showgrid": false, "showline": true, "showspikes": false, "side": "bottom", "spikedash": "solid", "spikemode": "across", "spikesides": false, "spikethickness": 1, "tickangle": 0, "tickcolor": "rgb(38,38,38)", "tickfont": {"color": "rgb(38,38,38)", "size": 10.8}, "ticklen": 3, "ticks": "", "ticktext": [], "tickvals": [], "title": {"font": {"color": "rgb(0,0,0)", "size": 11.88}, "text": ""}, "type": "linear", "visible": true, "zeroline": false}, "yaxis": {"anchor": "x", "autorange": false, "domain": [0.5863, 0.9199], "exponentformat": "none", "gridcolor": "rgba(38,38,38,0.15)", "gridwidth": 2, "linecolor": "rgb(38,38,38)", "linewidth": 2, "mirror": "ticks", "range": [-30, -3.699], "showgrid": false, "showline": true, "side": "left", "spikedash": "solid", "spikemode": "across", "spikesides": false, "spikethickness": 1, "tickangle": 0, "tickcolor": "rgb(38,38,38)", "tickfont": {"color": "rgb(38,38,38)", "size": 12}, "ticklen": 3, "ticks": "inside", "ticktext": {"elided": "236 str values"}, "tickvals": {"elided": "236 float values"}, "title": {"font": {"color": "rgb(0,0,0)", "size": 13.2}, "text": ""}, "type": "log", "visible": true, "zeroline": false}, "yaxis2": {"anchor": "x2", "autorange": false, "domain": [0.6494, 0.8568], "exponentformat": "none", "fixedrange": true, "gridcolor": "rgba(38,38,38,0.15)", "gridwidth": 1, "linecolor": "rgb(38,38,38)", "linewidth": 1, "mirror": true, "range": [66.36, 0], "showgrid": false, "showline": true, "showspikes": false, "side": "left", "spikedash": "solid", "spikemode": "across", "spikesides": false, "spikethickness": 1, "tickangle": 0, "tickcolor": "rgb(38,38,38)", "tickfont": {"color": "rgb(38,38,38)", "size": 10.8}, "ticklen": 3, "ticks": "", "ticktext": [], "tickvals": [], "title": {"font": {"color": "rgb(0,0,0)", "size": 11.88}, "text": ""}, "type": "linear", "visible": true, "zeroline": false}, "yaxis3": {"anchor": "x3", "autorange": false, "domain": [0.11, 0.4437], "exponentformat": "none", "gridcolor": "rgba(38,38,38,0.15)", "gridwidth": 2, "linecolor": "rgb(38,38,38)", "linewidth": 2, "mirror": "ticks", "range": [-30, -3.699], "showgrid": false, "showline": true, "side": "left", "spikedash": "solid", "spikemode": "across", "spikesides": false, "spikethickness": 1, "tickangle": 0, "tickcolor": "rgb(38,38,38)", "tickfont": {"color": "rgb(38,38,38)", "size": 12}, "ticklen": 3, "ticks": "inside", "ticktext": {"elided": "236 str values"}, "tickvals": {"elided": "236 float values"}, "title": {"font": {"color": "rgb(0,0,0)", "size": 13.2}, "text": ""}, "type": "log", "visible": true, "zeroline": false}, "yaxis4": {"anchor": "x4", "autorange": false, "domain": [0.1731, 0.3806], "exponentformat": "none", "fixedrange": true, "gridcolor": "rgba(38,38,38,0.15)", "gridwidth": 1, "linecolor": "rgb(38,38,38)", "linewidth": 1, "mirror": true, "range": [66.36, 0], "showgrid": false, "showline": true, "showspikes": false, "side": "left", "spikedash": "solid", "spikemode": "across", "spikesides": false, "spikethickness": 1, "tickangle": 0, "tickcolor": "rgb(38,38,38)", "tickfont": {"color": "rgb(38,38,38)", "size": 10.8}, "ticklen": 3, "ticks": "", "ticktext": [], "tickvals": [], "title": {"font": {"color": "rgb(0,0,0)", "size": 11.88}, "text": ""}, "type": "linear", "visible": true, "zeroline": false}}}
